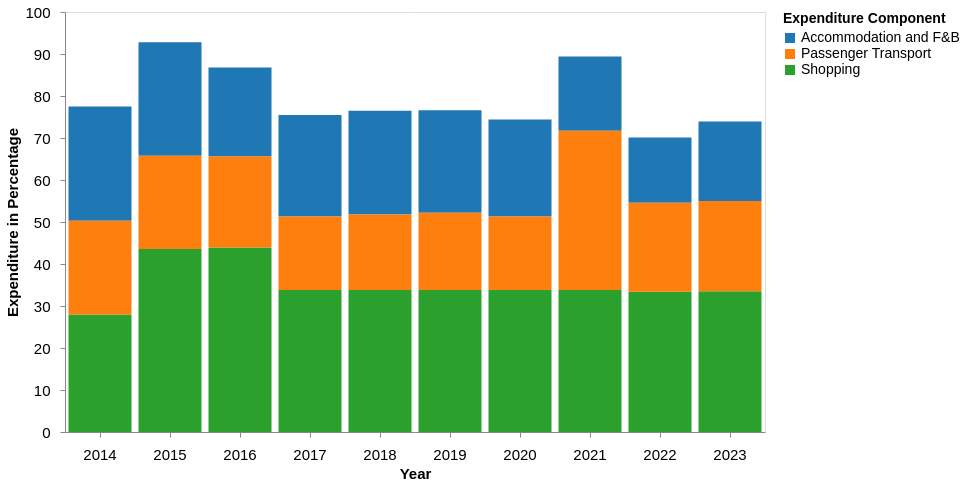

Write a Vega-Lite specification for this figure.
### Vega-Lite specification from a JSON file in a GitHub repository (floating-point values rounded to 4 significant figures)
{"$schema": "https://vega.github.io/schema/vega-lite/v5.json", "width": 700, "height": 420, "data": {"values": [{"Year": "2014", "Component": "Shopping", "Expenditure": 28}, {"Year": "2014", "Component": "Accommodation and F&B", "Expenditure": 27.2}, {"Year": "2014", "Component": "Passenger Transport", "Expenditure": 22.3}, {"Year": "2015", "Component": "Shopping", "Expenditure": 43.6}, {"Year": "2015", "Component": "Accommodation and F&B", "Expenditure": 27}, {"Year": "2015", "Component": "Passenger Transport", "Expenditure": 22.2}, {"Year": "2016", "Component": "Shopping", "Expenditure": 43.9}, {"Year": "2016", "Component": "Accommodation and F&B", "Expenditure": 21.2}, {"Year": "2016", "Component": "Passenger Transport", "Expenditure": 21.7}, {"Year": "2017", "Component": "Shopping", "Expenditure": 33.8}, {"Year": "2017", "Component": "Accommodation and F&B", "Expenditure": 24.2}, {"Year": "2017", "Component": "Passenger Transport", "Expenditure": 17.5}, {"Year": "2018", "Component": "Shopping", "Expenditure": 33.8}, {"Year": "2018", "Component": "Accommodation and F&B", "Expenditure": 24.7}, {"Year": "2018", "Component": "Passenger Transport", "Expenditure": 18}, {"Year": "2019", "Component": "Shopping", "Expenditure": 33.8}, {"Year": "2019", "Component": "Accommodation and F&B", "Expenditure": 24.4}, {"Year": "2019", "Component": "Passenger Transport", "Expenditure": 18.4}, {"Year": "2020", "Component": "Shopping", "Expenditure": 33.8}, {"Year": "2020", "Component": "Accommodation and F&B", "Expenditure": 23.1}, {"Year": "2020", "Component": "Passenger Transport", "Expenditure": 17.5}, {"Year": "2021", "Component": "Shopping", "Expenditure": 33.8}, {"Year": "2021", "Component": "Accommodation and F&B", "Expenditure": 17.7}, {"Year": "2021", "Component": "Passenger Transport", "Expenditure": 37.9}, {"Year": "2022", "Component": "Shopping", "Expenditure": 33.4}, {"Year": "2022", "Component": "Accommodation and F&B", "Expenditure": 15.5}, {"Year": "2022", "Component": "Passenger Transport", "Expenditure": 21.2}, {"Year": "2023", "Component": "Shopping", "Expenditure": 33.5}, {"Year": "2023", "Component": "Accommodation and F&B", "Expenditure": 18.9}, {"Year": "2023", "Component": "Passenger Transport", "Expenditure": 21.5}]}, "params": [{"name": "yearSelect", "value": "All", "bind": {"input": "select", "options": ["All", "2014", "2015", "2016", "2017", "2018", "2019", "2020", "2021", "2022", "2023"], "name": "Select Year"}}], "mark": "bar", "encoding": {"x": {"field": "Year", "type": "ordinal", "title": "Year", "axis": {"labelAngle": 0, "labelFontSize": 15, "titleFontSize": 15, "labelPadding": 10, "grid": false}}, "y": {"field": "Expenditure", "type": "quantitative", "title": "Expenditure in Percentage", "axis": {"labelPadding": 10, "labelFontSize": 15, "titleFontSize": 15, "grid": false}, "scale": {"domain": [0, 100]}}, "color": {"field": "Component", "type": "nominal", "title": "Expenditure Component", "scale": {"scheme": "category10"}, "legend": {"title": "Expenditure Component", "labelFontSize": 14, "titleFontSize": 14, "labelPadding": 10}}, "opacity": {"condition": [{"test": "yearSelect == 'All'", "value": 1}, {"test": "datum.Year == yearSelect", "value": 1}], "value": 0.3}, "tooltip": [{"field": "Year", "title": "Year"}, {"field": "Component", "title": "Expenditure Component"}, {"field": "Expenditure", "title": "Expenditure in Percentage", "format": ".2f"}]}}
